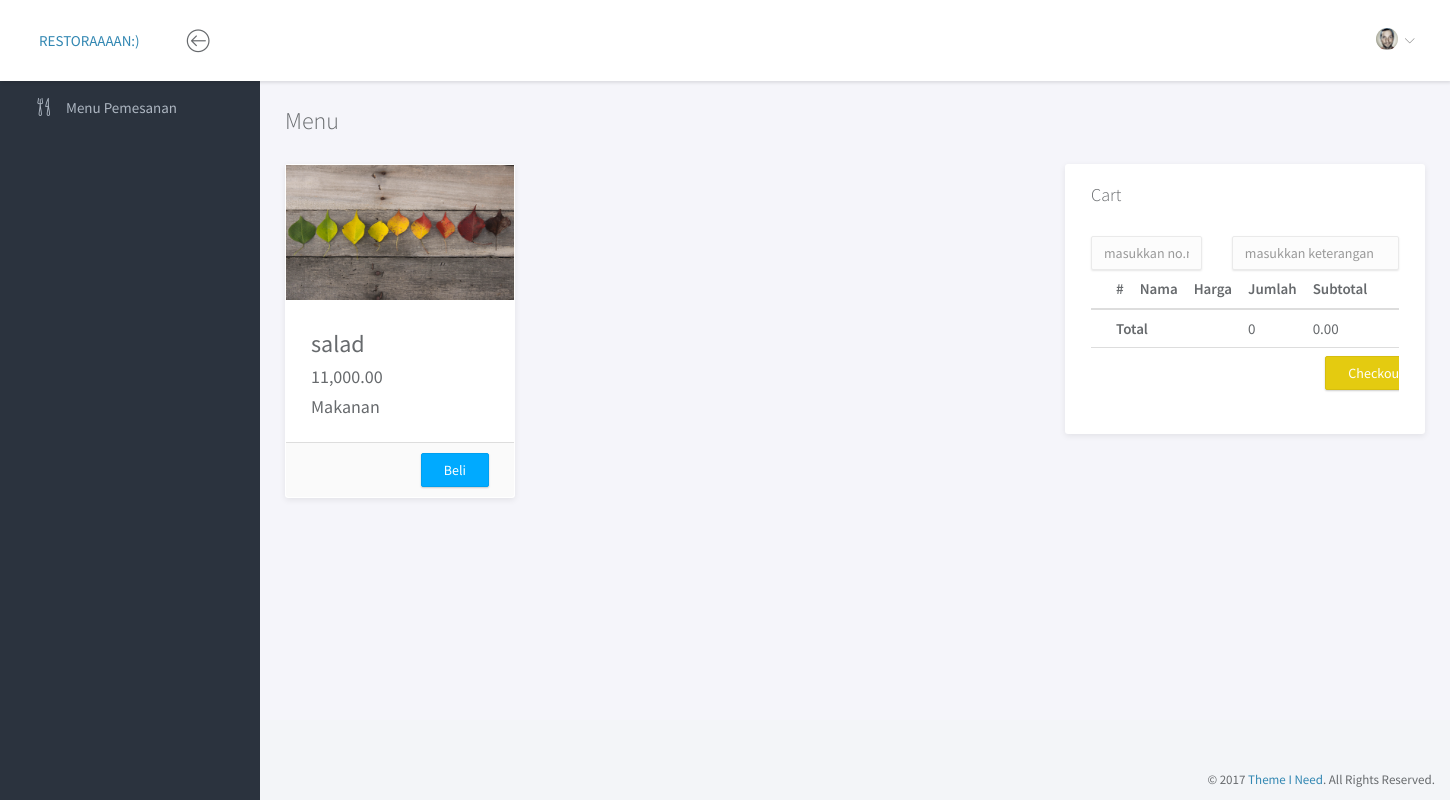
Page /index.php/menu on the committed database.
### tables this page shows
CREATE TABLE `masakan` (
  `id_masakan` int(11) NOT NULL,
  `nama_masakan` varchar(50) NOT NULL,
  `harga` int(50) NOT NULL,
  `status_masakan` enum('ready','no ready','','') NOT NULL,
  `id_kategori` int(11) NOT NULL,
  `gambar` varchar(50) NOT NULL
);

CREATE TABLE `kategori` (
  `id_kategori` int(11) NOT NULL,
  `nama_kategori` varchar(50) NOT NULL
);

### application/controllers/Menu.php (called while the page is built, shortened)
<?php
class Menu extends CI_Controller {
    public function __construct()
    {
        $this->load->model('model_data', 'mData');
    }
    public function index()
    {
        $data['content'] = 'menu';
        $data['kategori']=$this->mData->getKategori();
        $data['menu']=$this->mData->getMasakan();
        $this->load->view('template', $data);
    }
}

### index.php (called while the page is built, shortened)
<?php
require_once BASEPATH.'core/CodeIgniter.php';

### application/models/Model_data.php (called while the page is built, shortened)
<?php
class Model_data extends CI_Model {
    public function getMasakan()
    {
        $result = $this->db->join('kategori', 'kategori.id_kategori = masakan.id_kategori')->get('masakan')->result();
        return $result;
    }
}

### application/views/menu.php (the view, shortened to what this page needs)
<div class="container">
    <h3 class="page-title">Menu</h3>
	<div class="row">
        <div class="<?php if($this->session->userdata('level') == 0) { echo "col-md-8"; } else { echo "col-md-12"; } ?>">
            <div class="row">
                    <?php foreach ($menu as $items): ?>
                <div class="col-md-4">
                    <div class="panel">
                        <div class="panel-heading no-padding">
                            <img src="<?=base_url()?>assets/img/profile-bg.png" width="100%" alt="">
                        </div>
                        <div class="panel-body">
                            <h3><?=$items->nama_masakan?></h3>
                            <h4><?=$this->cart->format_number($items->harga)?></h4>
                            <h4><?=$items->nama_kategori?></h4>
                        </div>
                        <div class="panel-footer text-right">
                            <?php if ($this->session->userdata('level') == 0) { ?>
                                <a href="<?= base_url('data/addToCart/'.$items->id_masakan);?>" class="btn btn-primary">Beli</a>
                            <?php } else { ?>
                                <a href="<?= base_url('data/edit/masakan/'.$items->id_masakan);?>" class="btn btn-warning">Edit</a>
                                <a href="<?= base_url('data/delete/masakan/'.$items->id_masakan);?>" class="btn btn-danger"><i class="lnr lnr-trash"></i></a>
                            <?php } ?>
                        </div>
                    </div>
                </div>
                    <?php endforeach; ?>
            </div>
        </div>
        <?php if($this->session->userdata('level') == 0) { ?>
        <div class="col-md-4">
            <div class="panel">
		    	<div class="panel-heading">
		    		<h3 class="panel-title">Cart</h3>
		    	</div>
		    	<div class="panel-body">
                <form action="<?= base_url('data/checkout')?>" method="post">
                <div class="row">
                    <div class="col-sm-5">
                        <input class="form-control" type="text" name="no_meja" placeholder="masukkan no.meja" required>
                    </div>
                    <div class="col-sm-7">
                        <input class="form-control" type="text" name="keterangan" placeholder="masukkan keterangan">
                    </div>
                </div>
                    <div class="table-responsive">
                        <table class="table">
                            <thead>
		    				<tr>
                                <th>#</th>
		    					<th>Nama</th>
		    					<th>Harga</th>
		    					<th>Jumlah</th>
		    					<th>Subtotal</th>
		    					<th>Aksi</th>
		    				</tr>
		    			</thead>
                        <tfoot>
                            <tr>
                                <th colspan="3"> Total</th>
                                <td><?=  $this->cart->total_items(); ?></td>
                                <td><?=  $this->cart->format_number($this->cart->total()); ?></td>
                                <td></td>
                            </tr>
                            <tr>
                                <td colspan="6" class="text-right">
                                    <button type="submit" class="btn btn-warning">Checkout</button>
                                </td>
                            </tr>
                        </tfoot>
                	</table>
                </div>
                </form>
		    	</div>
		    </div>
        </div>
        <?php } ?>
    </div>
</div>

### assets/css/main.css (style rules this page uses)
html { position: relative; min-height: 100%; }
body { background-color: #F3F5F8; font-family: "Source Sans Pro", sans-serif; font-size: 15px; color: #676a6d; }
a { color: #3287B2; }
th { font-weight: 600; }
.page-title { margin-top: 0; margin-bottom: 30px; font-weight: 300; }
.form-control { -moz-box-shadow: 0px 1px 2px 0 rgba(0, 0, 0, 0.1); -webkit-box-shadow: 0px 1px 2px 0 rgba(0, 0, 0, 0.1); box-shadow: 0px 1px 2px 0 rgba(0, 0, 0, 0.1); -webkit-border-radius: 2px; -moz-border-radius: 2px; border-radius: 2px; border-color: #eaeaea; background-color: #fcfcfc; }
.btn { -webkit-border-radius: 2px; -moz-border-radius: 2px; border-radius: 2px; -moz-box-shadow: 0px 1px 2px 0 rgba(0, 0, 0, 0.2); -webkit-box-shadow: 0px 1px 2px 0 rgba(0, 0, 0, 0.2); box-shadow: 0px 1px 2px 0 rgba(0, 0, 0, 0.2); padding: 6px 22px; }
.btn-primary { background-color: #00AAFF; border-color: #00a0f0; }
.btn-warning { background-color: #e4cb10; border-color: #d6be0f; }
.panel { -webkit-border-radius: 3px; -moz-border-radius: 3px; border-radius: 3px; -moz-box-shadow: 0 2px 6px rgba(0, 0, 0, 0.08); -webkit-box-shadow: 0 2px 6px rgba(0, 0, 0, 0.08); box-shadow: 0 2px 6px rgba(0, 0, 0, 0.08); background-color: #fff; margin-bottom: 30px; }
.panel .panel-heading, .panel .panel-body, .panel .panel-footer { padding-left: 25px; padding-right: 25px; }
.panel .panel-heading { padding-top: 20px; padding-bottom: 20px; position: relative; }
.panel .panel-heading .panel-title { margin: 0; font-size: 18px; font-weight: 300; }
.panel .panel-body { padding-top: 10px; padding-bottom: 15px; }
.panel .table > thead > tr > td:first-child, .panel .table > thead > tr > th:first-child, .panel .table > tbody > tr > td:first-child, .panel .table > tbody > tr > th:first-child, .panel .table > tfoot > tr > td:first-child, .panel .table > tfoot > tr > th:first-child { padding-left: 25px; }
.panel .table > thead > tr > td:last-child, .panel .table > thead > tr > th:last-child, .panel .table > tbody > tr > td:last-child, .panel .table > tbody > tr > th:last-child, .panel .table > tfoot > tr > td:last-child, .panel .table > tfoot > tr > th:last-child { padding-left: 25px; }
.panel-footer { background-color: #fafafa; }
.no-padding { padding: 0 !important; }

### rows in the picture
masakan: nama_masakan "salad", harga "11,000.00", id_kategori.nama_kategori "Makanan"

### other values in the picture
$this->cart->total_items() "0"
$this->cart->format_number($this->cart->total()) "0.00"
